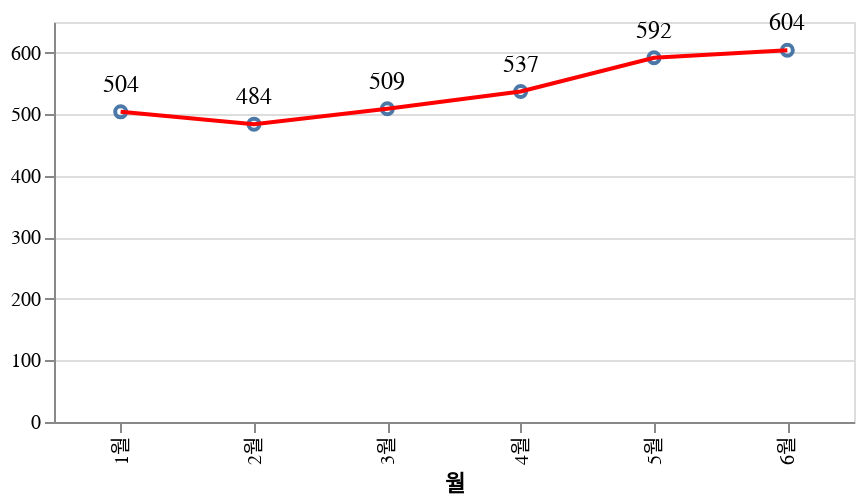

Notebook cell for this chart:
### Markdown cell above
### ALL

### Code cell
regex = '^(KR|CN|NA|EU|SG|RU|Global)'
df_filtered = df[df['리전'].apply(lambda x: True if re.search(regex, x) else False) & (df['테넌트']== 'PRD')]
source = df_filtered
chart = get_lineChart_am(source)
chart

### Figure 1 — Vega-Lite specification as saved in the notebook (floating-point values rounded to 4 significant figures; data arrays with more than 128 entries replaced by an {"elided": "..."} marker saying what was removed)
{"config": {"view": {"continuousWidth": 400, "continuousHeight": 300}}, "layer": [{"mark": "point", "encoding": {"x": {"field": "월", "type": "nominal"}, "y": {"aggregate": "sum", "field": "count", "type": "quantitative"}}}, {"mark": {"type": "line", "color": "red"}, "encoding": {"x": {"field": "월", "type": "nominal"}, "y": {"aggregate": "sum", "field": "count", "title": "", "type": "quantitative"}}}, {"mark": {"type": "text", "align": "center", "baseline": "line-top", "color": "black", "dy": -20, "fontSize": 12, "size": 12}, "encoding": {"text": {"aggregate": "sum", "field": "count", "type": "quantitative"}, "x": {"field": "월", "type": "nominal"}, "y": {"aggregate": "sum", "field": "count", "type": "quantitative"}}}], "data": {"name": "data-c4a0f9fc4690b2367ba95761fa20d61e"}, "height": 200, "width": 400, "$schema": "https://vega.github.io/schema/vega-lite/v4.17.0.json", "datasets": {"data-c4a0f9fc4690b2367ba95761fa20d61e": {"elided": "210 records"}}}
